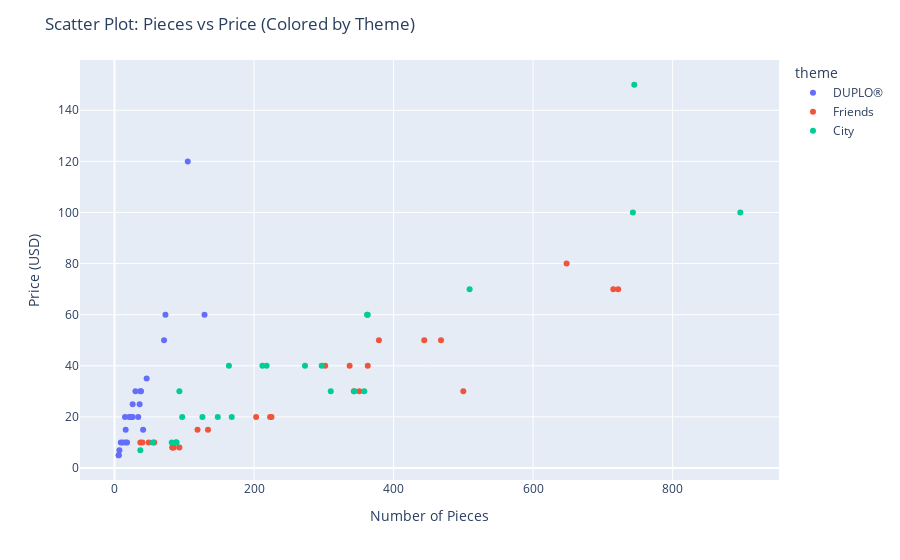

Notebook code cell kept with this figure:
### Markdown cell above
### Problem 3
###### (a) Make a scatter plot of the number of pieces vs the price. Color the data by the lego theme and add the set name as your hover_data.

###### (b) Answer the three questions by describing what you see in the graph. Comment on any points that look like outliers.
###### Do the more expensive sets have more pieces?
###### Answer: Yes, more expensive sets have more pieces. You can tell because, in the graph, as the number of pieces increases, so does the price, indicating that more expensive sets have more pieces.
###### What is the most expensive set? 
###### Answer: The most expensive set is the "Ocean Exploration Ship" in the City theme.
###### Are there any differences between the themes?
###### Answer: The "Duplo" theme has a lot fewer pieces compared to the "City" and "Friends" themed sets.

### Code cell
# Code for question 3 (a)
fig = px.scatter(
    DF,
    x="pieces",           
    y="price",            
    color="theme",        
    hover_data=["set_name"]  
)

fig.update_layout(
    title="Scatter Plot: Pieces vs Price (Colored by Theme)",
    xaxis_title="Number of Pieces",
    yaxis_title="Price (USD)"
)

fig.show()

### Figure 1 — Plotly figure (JSON) as saved in the notebook; plotly's stock layout.template omitted (floating-point values rounded to 4 significant figures)
{"data": [{"customdata": [["My First Ladybird"], ["My First Race Car"], ["My First Celebration"], ["Large Playground Brick Box"], ["Farmers' Market"], ["Farm Animals"], ["Train Bridge and Tracks"], ["Cargo Train"], ["Spider-Man & Hulk Adventures"], ["Rapunzel's Tower"], ["Train Tracks"], ["My First Fun Puzzle"], ["My First Car Creations"], ["Fire Truck"], ["Baby Animals"], ["Tropical Island"], ["Plane"], ["Submarine Adventure"], ["Alphabet Truck"], ["Tow Truck"], ["Super Heroes Lab"], ["Bedroom"], ["Pizza Stand"], ["Bakery"], ["Modular Playhouse"]], "hovertemplate": "theme=DUPLO®<br>pieces=%{x}<br>price=%{y}<br>set_name=%{customdata[0]}<extra></extra>", "legendgroup": "DUPLO®", "marker": {"color": "#636efa", "symbol": "circle"}, "mode": "markers", "name": "DUPLO®", "orientation": "v", "showlegend": true, "type": "scatter", "x": [6, 6, 41, 71, 26, 16, 26, 105, 38, 37, 23, 15, 34, 21, 9, 73, 12, 24, 36, 7, 30, 16, 18, 46, 129], "xaxis": "x", "y": [4.99, 4.99, 14.99, 49.99, 19.99, 9.99, 24.99, 120.0, 29.99, 29.99, 19.99, 19.99, 19.99, 19.99, 9.99, 59.99, 9.99, 19.99, 24.99, 6.99, 29.99, 14.99, 9.99, 34.99, 59.99], "yaxis": "y"}, {"customdata": [["Stephanie's Soccer Practice"], ["Olivia's Mission Vehicle"], ["Mia's Tree House"], ["Friendship House"], ["Friends Advent Calendar"], ["Stephanie's Heart Box"], ["Mia's Heart Box"], ["Mia's Forest Adventures"], ["Stephanie's Obstacle Course"], ["Mia's House"], ["Andrea's Pool Party"], ["Turtles Rescue Mission"], ["Dolphins Rescue Mission"], ["Andrea's Summer Heart Box"], ["Olivia's Summer Heart Box"], ["Heartlake City Hospital"], ["Puppy Playground"], ["Andrea's Play Cube - Singer"], ["Mia's Play Cube - Veterinarian"], ["Mia's Play Cube - Cinema"], ["Baby Elephant Jungle Rescue"], ["Tiger Hot Air Balloon Jungle Rescue"], ["Jungle Rescue Base"], ["Emma's Fashion Shop"], ["Beach House"]], "hovertemplate": "theme=Friends<br>pieces=%{x}<br>price=%{y}<br>set_name=%{customdata[0]}<extra></extra>", "legendgroup": "Friends", "marker": {"color": "#EF553B", "symbol": "circle"}, "mode": "markers", "name": "Friends", "orientation": "v", "showlegend": true, "type": "scatter", "x": [119, 223, 351, 722, 500, 85, 83, 134, 337, 715, 468, 225, 363, 83, 93, 379, 57, 49, 40, 37, 203, 302, 648, 343, 444], "xaxis": "x", "y": [14.99, 19.99, 29.99, 69.99, 29.99, 7.99, 7.99, 14.99, 39.99, 69.99, 49.99, 19.99, 39.99, 7.99, 7.99, 49.99, 9.99, 9.99, 9.99, 9.99, 19.99, 39.99, 79.99, 29.99, 49.99], "yaxis": "y"}, {"customdata": [["Off-Road Chase"], ["Mountain Fugitives"], ["Dirt Road Pursuit"], ["Pickup & Caravan"], ["Heavy Cargo Transport"], ["Mining Team"], ["People Pack - Outdoor Adventures"], ["Parachute Arrest"], ["Dock Side Fire"], ["Fire Station"], ["Fire Plane"], ["Construction Loader"], ["Diving Yacht"], ["Harvester Transport"], ["Mars Research Shuttle"], ["Police Helicopter Chase"], ["Police Monster Truck Heist"], ["Police Station"], ["Fire Helicopter Response"], ["Street Sweeper"], ["Monster Truck"], ["Construction Bulldozer"], ["Tuning Workshop"], ["Ocean Exploration Ship"], ["Safari Off-Roader"]], "hovertemplate": "theme=City<br>pieces=%{x}<br>price=%{y}<br>set_name=%{customdata[0]}<extra></extra>", "legendgroup": "City", "marker": {"color": "#00cc96", "symbol": "circle"}, "mode": "markers", "name": "City", "orientation": "v", "showlegend": true, "type": "scatter", "x": [37, 88, 297, 344, 310, 82, 164, 218, 97, 509, 363, 88, 148, 358, 273, 212, 362, 743, 93, 89, 55, 126, 897, 745, 168], "xaxis": "x", "y": [6.99, 9.99, 39.99, 29.99, 29.99, 9.99, 39.99, 39.99, 19.99, 69.99, 59.99, 9.99, 19.99, 29.99, 39.99, 39.99, 59.99, 99.99, 29.99, 9.99, 9.99, 19.99, 99.99, 150.0, 19.99], "yaxis": "y"}], "layout": {"legend": {"title": {"text": "theme"}, "tracegroupgap": 0}, "margin": {"t": 60}, "title": {"text": "Scatter Plot: Pieces vs Price (Colored by Theme)"}, "xaxis": {"anchor": "y", "domain": [0, 1], "title": {"text": "Number of Pieces"}}, "yaxis": {"anchor": "x", "domain": [0, 1], "title": {"text": "Price (USD)"}}}}
